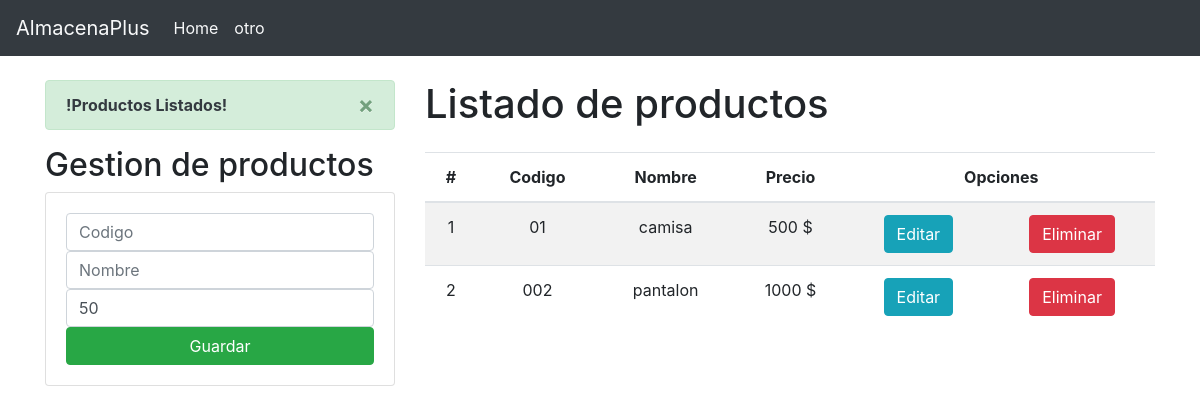
/, run on an earlier commit of the app's database.
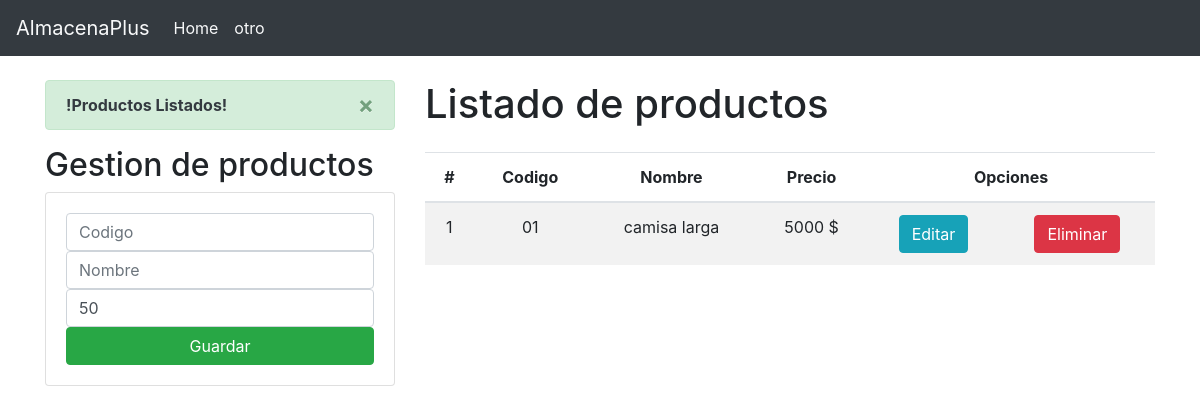
And on a later commit of the database.
### Aplicaciones/Gestion/models.py (models this page shows, shortened)
class Producto(models.Model):
    codigo=models.CharField(primary_key=True,max_length=6)
    nombre=models.CharField(max_length=50)
    precio=models.PositiveSmallIntegerField()

### Aplicaciones/Gestion/views.py (the view)
# urls.py: path('', views.home),
def home(request):
    ProductoListados = Producto.objects.all()
    messages.success(request, '!Productos Listados!')
    return render(request, "gestionGestion.html", {"Producto": ProductoListados})

### Aplicaciones/Gestion/templates/gestionGestion.html (shortened to what this page needs)
{% extends "./base.html" %}
{% block body %}
<div class="row">
    <div class="col-sm-12 col-md-6 col-lg-4 col-xl-4 ">
        {% if messages %}
        {% for message in messages %}
        <div class="alert alert-dismissible alert-success">
            <button type="button" class="close" data-dismiss="alert">&times;</button>
            <strong class="text-dark">{{ message }}</strong>
        </div>
        {% endfor %}
        {% endif %}
        <h2>Gestion de productos</h2>
        <div class="card">
            <div class="card-body">
                <form action="/registrarProducto/" method="POST">{% csrf_token %}
                    <div class="from-group">
                        <input type="text" id="txtCodigo" name="txtCodigo" class="form-control" placeholder="Codigo"
                        minlength="3" maxlength="6" required>
                    </div>
                    <div class="from-group">
                        <input type="text" id="txtNombre" name="txtNombre" class="form-control" placeholder="Nombre"
                         maxlength="50" required>
                    </div>
                    <div class="from-group">
                        <input type="text" id="numPrecio" name="numPrecio" class="form-control"  min="50"
                          value="50"required>
                    </div>
                    <div class="from-group">
                        <button type="submit" class="btn btn-success btn-block text-white">Guardar</button>
                    </div>
                </form>
            </div>
        </div>
    </div>
    <div class="col-sm-12 col-md-6 col-lg-8 col-xl-8 ">
        <h1>Listado de productos</h1>
        <div class="table-responsive py-2"></div>
        <table class="table table-striped">
            <thead>
                <tr>
                    <th>#</th>
                    <th>Codigo</th>
                    <th>Nombre</th>
                    <th>Precio</th>
                    <th colspan="2">Opciones</th>
                </tr>
            </thead>
            <tbody>
                {% for c in Producto %}
                <tr>
                    <td>{{forloop.counter}}</td>
                    <td>{{c.codigo}}</td>
                    <td>{{c.nombre}}</td>
                    <td>{{c.precio}} $</td>
                    <td><a href="edicionProducto/{{c.codigo}}" class="btn btn-info">Editar</a></td>
                    <td><a href="eliminacionProducto/{{c.codigo}}" class="btn btn-danger btnEliminacion">Eliminar</a></td>
                </tr>
                {% endfor %}
            </tbody>
        </table>
    </div>
</div>
{% endblock %}

What changed in the data, as far as the page shows it:
removed Producto: codigo "002", nombre "pantalon", precio "1000"
changed Producto id 01: nombre "camisa" → "camisa larga"; precio "500" → "5000"
